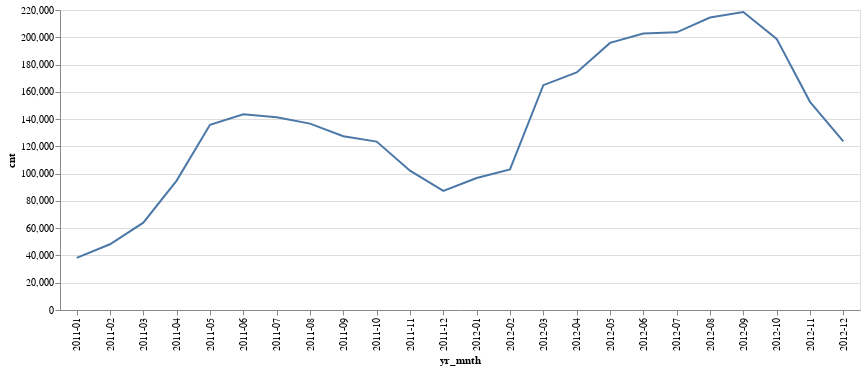

Notebook code for this chart:
### Code cell
simple_ts_plot(monthly)

### Figure 1 — Vega-Lite specification as saved in the notebook (floating-point values rounded to 4 significant figures)
{"config": {"view": {"continuousWidth": 400, "continuousHeight": 300}}, "data": {"name": "data-e8027168799b370fb26dc130466488ba"}, "mark": "line", "encoding": {"x": {"type": "nominal", "field": "yr_mnth"}, "y": {"type": "quantitative", "field": "cnt"}}, "width": 800, "$schema": "https://vega.github.io/schema/vega-lite/v4.8.1.json", "datasets": {"data-e8027168799b370fb26dc130466488ba": [{"yr": 2011, "mnth": 1, "cnt": 38189, "yr_mnth": "2011-01"}, {"yr": 2011, "mnth": 2, "cnt": 48215, "yr_mnth": "2011-02"}, {"yr": 2011, "mnth": 3, "cnt": 64045, "yr_mnth": "2011-03"}, {"yr": 2011, "mnth": 4, "cnt": 94870, "yr_mnth": "2011-04"}, {"yr": 2011, "mnth": 5, "cnt": 135821, "yr_mnth": "2011-05"}, {"yr": 2011, "mnth": 6, "cnt": 143512, "yr_mnth": "2011-06"}, {"yr": 2011, "mnth": 7, "cnt": 141341, "yr_mnth": "2011-07"}, {"yr": 2011, "mnth": 8, "cnt": 136691, "yr_mnth": "2011-08"}, {"yr": 2011, "mnth": 9, "cnt": 127418, "yr_mnth": "2011-09"}, {"yr": 2011, "mnth": 10, "cnt": 123511, "yr_mnth": "2011-10"}, {"yr": 2011, "mnth": 11, "cnt": 102167, "yr_mnth": "2011-11"}, {"yr": 2011, "mnth": 12, "cnt": 87323, "yr_mnth": "2011-12"}, {"yr": 2012, "mnth": 1, "cnt": 96744, "yr_mnth": "2012-01"}, {"yr": 2012, "mnth": 2, "cnt": 103137, "yr_mnth": "2012-02"}, {"yr": 2012, "mnth": 3, "cnt": 164875, "yr_mnth": "2012-03"}, {"yr": 2012, "mnth": 4, "cnt": 174224, "yr_mnth": "2012-04"}, {"yr": 2012, "mnth": 5, "cnt": 195865, "yr_mnth": "2012-05"}, {"yr": 2012, "mnth": 6, "cnt": 202830, "yr_mnth": "2012-06"}, {"yr": 2012, "mnth": 7, "cnt": 203607, "yr_mnth": "2012-07"}, {"yr": 2012, "mnth": 8, "cnt": 214503, "yr_mnth": "2012-08"}, {"yr": 2012, "mnth": 9, "cnt": 218573, "yr_mnth": "2012-09"}, {"yr": 2012, "mnth": 10, "cnt": 198841, "yr_mnth": "2012-10"}, {"yr": 2012, "mnth": 11, "cnt": 152664, "yr_mnth": "2012-11"}, {"yr": 2012, "mnth": 12, "cnt": 123713, "yr_mnth": "2012-12"}]}}
